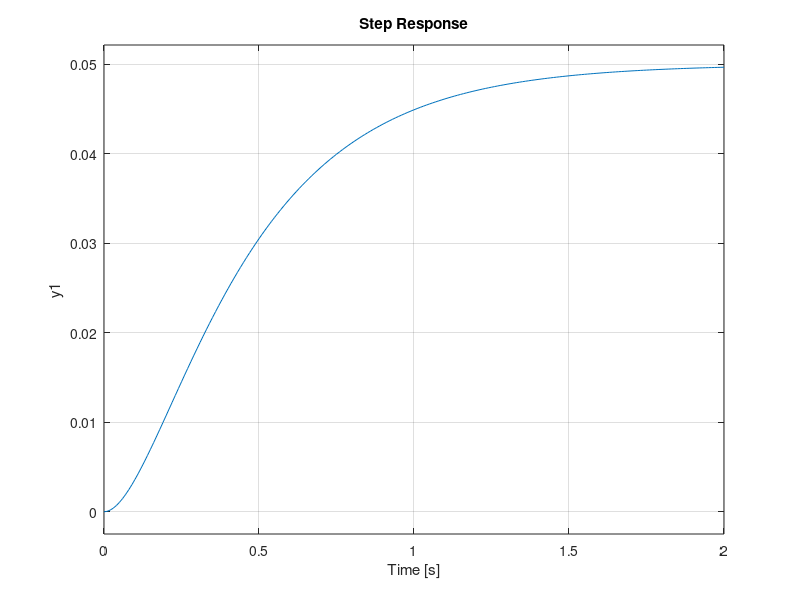

The MATLAB source for this figure: (Note: this script raises an error after producing the figure.)
%% Experiment Six: Introduction to PID Controller

%% Variables

m = 1;
b = 10;
k = 20;
F = 1;
t = 0:0.01:2;

%% Open Loop Response

s = tf('s');
P = 1 / (m*s^2 + b*s + k)
step(P,t)
stepinfo(P)
%%
bode(P)

%% Proprtional Controller

Kp = 300;
C = pid(Kp);
T = feedback(C*P,1)
step(T,t)
stepinfo(T)
%%
bode(T)

%% Proprtional Derivative Controller

Kp = 300;
Kd = 10;
C = pid(Kp,0,Kd);
T = feedback(C*P,1)
step(T,t)
stepinfo(T)
%%
bode(T)

%% Proprtional Integral Controller

Kp = 30;
Ki = 70;
C = pid(Kp,Ki);
T = feedback(C*P,1)
step(T,t)
stepinfo(T)
%%
bode(T)

%% Proprtional Integral Derivative Controller

Kp = 350;
Ki = 300;
Kd = 50;
C = pid(Kp,Ki,Kd);
T = feedback(C*P,1)
step(T,t)
stepinfo(T)
%%
bode(T)

%% Credits
% 
% * *Muhammad Abdullah*
% * *2015-EE-166*
% 